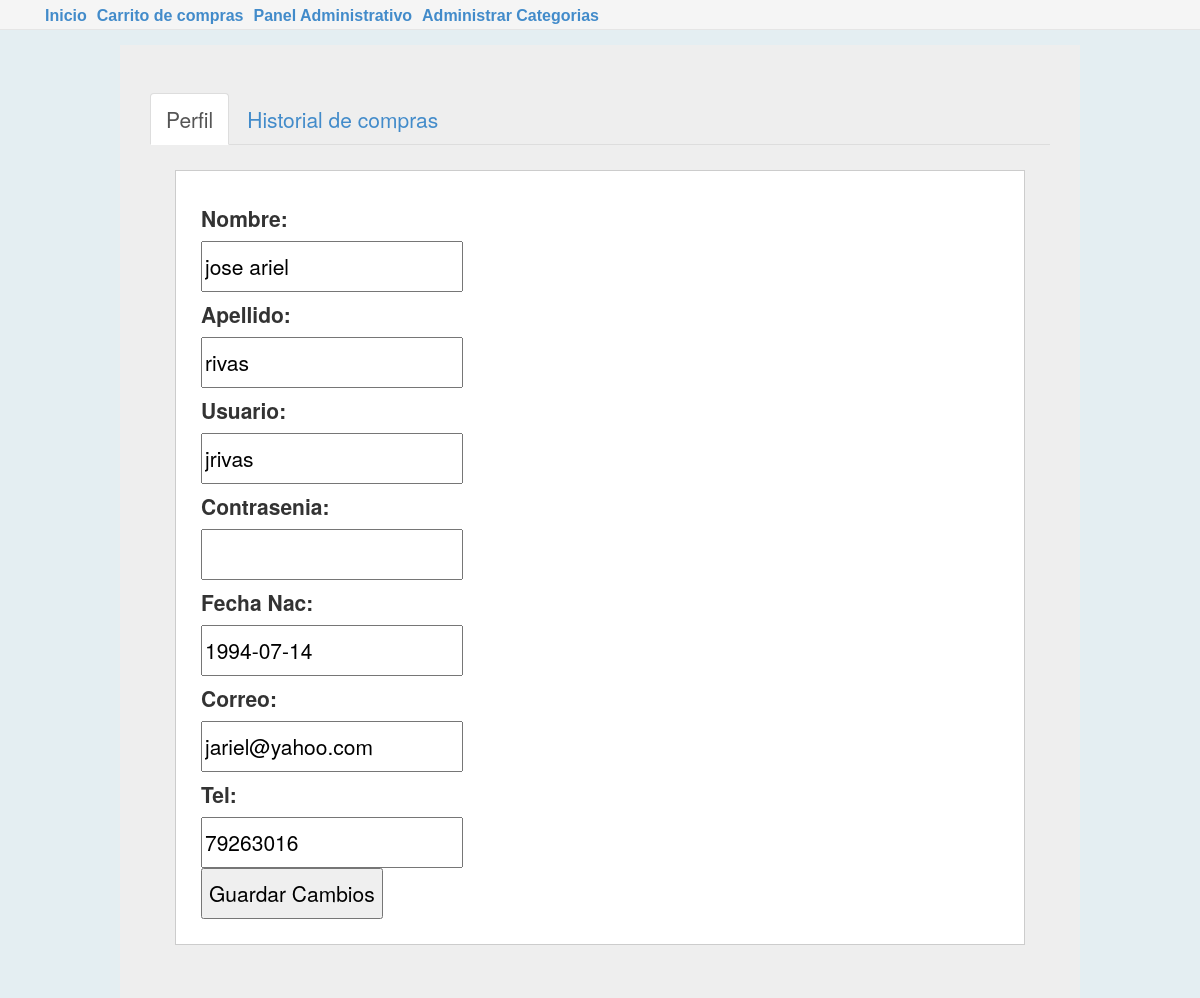
Page /profile.php (signed in) on the committed database.
### tables this page shows
CREATE TABLE `cliente` (
  `idcliente` int(20) NOT NULL AUTO_INCREMENT,
  `nombre` varchar(120) DEFAULT NULL,
  `apellido` varchar(120) DEFAULT NULL,
  `usuario` varchar(50) DEFAULT NULL,
  `contrasenia` varchar(250) DEFAULT NULL,
  `fecha_nac` date DEFAULT NULL,
  `correo` varchar(250) DEFAULT NULL,
  `tel` varchar(20) DEFAULT NULL,
  `compra_pendiente` varchar(250) DEFAULT NULL,
  PRIMARY KEY (`idcliente`)
);

### profile.php (the view, shortened to what this page needs)
<!doctype html>
<html lang="en">
    <head>
    </head>
    <link rel="stylesheet" href="assets/css/bootstrap.css">
    <link rel="stylesheet" href="assets/css/bootstrap.css">
    <body>
        <?php include_once 'Includes/header.php'; ?>
        <div class="contenedor">
            <?
            if (($_SESSION['userid']) !== "") {
                $idcliente = $_SESSION['userid'];
                $row = mysql_fetch_array(mysql_query("SELECT * FROM `cliente` WHERE `idcliente` = '$idcliente' "));
                ?>
                <div class="jumbotron">
                    <ul class="nav nav-tabs" id="myTab">
                        <li class="active"><a href="#Perfil">Perfil</a></li>
                        <li class=""><a href="#Historial de compras">Historial de compras</a></li>
                    </ul>
                    <div class="tab-content">
                        <div class="tab-pane active" id="Perfil">
                            <div class="row">
                                <div class="col-md-12">
                                    <form action='' method='POST'>
                                        <fieldset>
                                            <div><b>Nombre:</b><br /><input type='text' name='nombre' value='<?= stripslashes($row['nombre']) ?>' /></div>
                                            <div><b>Apellido:</b><br /><input type='text' name='apellido' value='<?= stripslashes($row['apellido']) ?>' /></div>
                                            <div><b>Usuario:</b><br /><input type='text' name='usuario' value='<?= stripslashes($row['usuario']) ?>' /></div>
                                            <div><b>Contrasenia:</b><br /><input type='text' name='contrasenia' value=""/></div>
                                            <div><b>Fecha Nac:</b><br /><input type='text' name='fecha_nac' value='<?= stripslashes($row['fecha_nac']) ?>' /></div>
                                            <div><b>Correo:</b><br /><input type='text' name='correo' value='<?= stripslashes($row['correo']) ?>' /></div>
                                            <div><b>Tel:</b><br /><input type='text' name='tel' value='<?= stripslashes($row['tel']) ?>' /></div>
                                            <div><input type='submit' value='Guardar Cambios' /><input type='hidden' value='1' name='submitted' /></div>
                                        </fieldset>
                                    </form>
                                <? } ?>
                            </div>
                        </div>
                    </div>
                </div>
            </div>
        </div>
    </body>
</html>

### profile.php (style rules this page uses)
fieldset { background-color: white; border:solid 1px #CCC; margin: 25px; padding: 25px; }

### Includes/header.php (style rules this page uses)
body { margin: 0px; }
.contenedor { padding-top: 15px; width: 80%; margin: auto; }

### rows in the picture
cliente: nombre "jose ariel", apellido "rivas", usuario "jrivas", fecha_nac "1994-07-14", correo "jariel@yahoo.com", tel "79263016"
